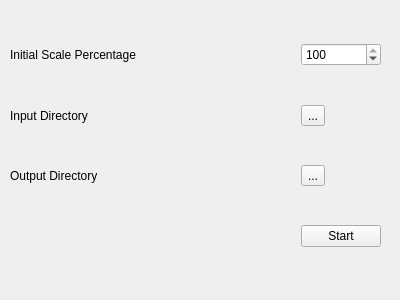
<?xml version="1.0" encoding="UTF-8"?>
<ui version="4.0">
 <class>ScubaFaceLabel</class>
 <widget class="QWidget" name="ScubaFaceLabel">
  <property name="geometry">
   <rect>
    <x>0</x>
    <y>0</y>
    <width>400</width>
    <height>300</height>
   </rect>
  </property>
  <property name="windowTitle">
   <string>Form</string>
  </property>
  <widget class="QWidget" name="gridLayoutWidget">
   <property name="geometry">
    <rect>
     <x>10</x>
     <y>10</y>
     <width>371</width>
     <height>271</height>
    </rect>
   </property>
   <layout class="QGridLayout" name="gridLayout">
    <item row="3" column="1">
     <widget class="QPushButton" name="start_button">
      <property name="text">
       <string>Start</string>
      </property>
     </widget>
    </item>
    <item row="0" column="1">
     <widget class="QSpinBox" name="scale_spinbox">
      <property name="maximum">
       <number>100</number>
      </property>
      <property name="value">
       <number>100</number>
      </property>
     </widget>
    </item>
    <item row="1" column="0">
     <widget class="QLabel" name="label_2">
      <property name="text">
       <string>Input Directory</string>
      </property>
     </widget>
    </item>
    <item row="1" column="1">
     <widget class="QToolButton" name="input_dir_toolButton">
      <property name="text">
       <string>...</string>
      </property>
     </widget>
    </item>
    <item row="0" column="0">
     <widget class="QLabel" name="label">
      <property name="text">
       <string>Initial Scale Percentage</string>
      </property>
     </widget>
    </item>
    <item row="2" column="0">
     <widget class="QLabel" name="label_3">
      <property name="text">
       <string>Output Directory</string>
      </property>
     </widget>
    </item>
    <item row="2" column="1">
     <widget class="QToolButton" name="output_dir_toolButton">
      <property name="text">
       <string>...</string>
      </property>
     </widget>
    </item>
   </layout>
  </widget>
 </widget>
 <resources/>
 <connections/>
</ui>
